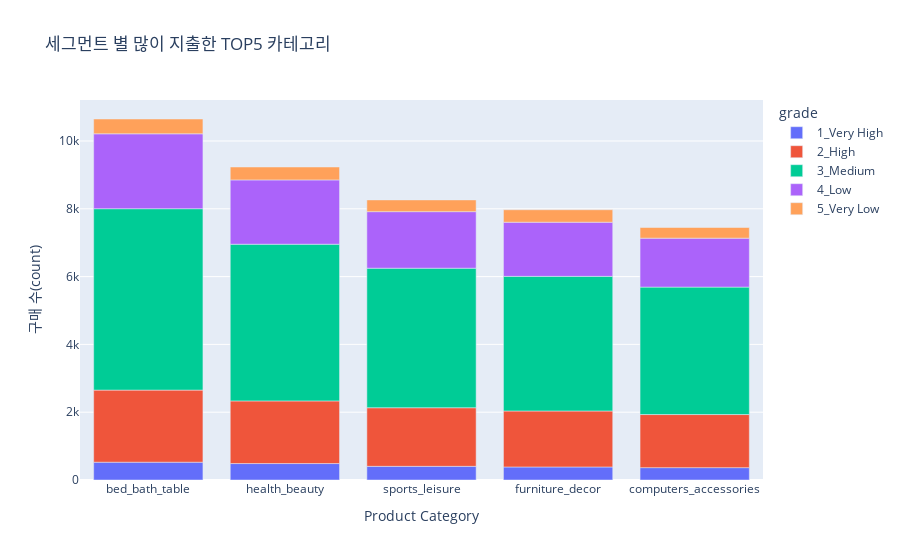

Notebook code for this chart:
### Code cell
fig = px.bar(top5_categories, 
             x='product_category_name', 
             y='Counts', 
             color='grade',
             title='세그먼트 별 많이 지출한 TOP5 카테고리',
             labels={'product_category_name': 'Product Category', 'Counts': '구매 수(count)'})
fig.show()

### Figure 1 — Plotly figure (JSON) as saved in the notebook; plotly's stock layout.template omitted (floating-point values rounded to 4 significant figures)
{"data": [{"alignmentgroup": "True", "hovertemplate": "grade=1_Very High<br>Product Category=%{x}<br>구매 수(count)=%{y}<extra></extra>", "legendgroup": "1_Very High", "marker": {"color": "#636efa", "pattern": {"shape": ""}}, "name": "1_Very High", "offsetgroup": "1_Very High", "orientation": "v", "showlegend": true, "textposition": "auto", "type": "bar", "x": ["bed_bath_table", "health_beauty", "sports_leisure", "furniture_decor", "computers_accessories"], "xaxis": "x", "y": [525, 485, 403, 384, 365], "yaxis": "y"}, {"alignmentgroup": "True", "hovertemplate": "grade=2_High<br>Product Category=%{x}<br>구매 수(count)=%{y}<extra></extra>", "legendgroup": "2_High", "marker": {"color": "#EF553B", "pattern": {"shape": ""}}, "name": "2_High", "offsetgroup": "2_High", "orientation": "v", "showlegend": true, "textposition": "auto", "type": "bar", "x": ["bed_bath_table", "health_beauty", "sports_leisure", "furniture_decor", "computers_accessories"], "xaxis": "x", "y": [2127, 1848, 1729, 1652, 1566], "yaxis": "y"}, {"alignmentgroup": "True", "hovertemplate": "grade=3_Medium<br>Product Category=%{x}<br>구매 수(count)=%{y}<extra></extra>", "legendgroup": "3_Medium", "marker": {"color": "#00cc96", "pattern": {"shape": ""}}, "name": "3_Medium", "offsetgroup": "3_Medium", "orientation": "v", "showlegend": true, "textposition": "auto", "type": "bar", "x": ["bed_bath_table", "health_beauty", "sports_leisure", "furniture_decor", "computers_accessories"], "xaxis": "x", "y": [5351, 4622, 4116, 3971, 3759], "yaxis": "y"}, {"alignmentgroup": "True", "hovertemplate": "grade=4_Low<br>Product Category=%{x}<br>구매 수(count)=%{y}<extra></extra>", "legendgroup": "4_Low", "marker": {"color": "#ab63fa", "pattern": {"shape": ""}}, "name": "4_Low", "offsetgroup": "4_Low", "orientation": "v", "showlegend": true, "textposition": "auto", "type": "bar", "x": ["bed_bath_table", "health_beauty", "sports_leisure", "furniture_decor", "computers_accessories"], "xaxis": "x", "y": [2209, 1897, 1668, 1597, 1444], "yaxis": "y"}, {"alignmentgroup": "True", "hovertemplate": "grade=5_Very Low<br>Product Category=%{x}<br>구매 수(count)=%{y}<extra></extra>", "legendgroup": "5_Very Low", "marker": {"color": "#FFA15A", "pattern": {"shape": ""}}, "name": "5_Very Low", "offsetgroup": "5_Very Low", "orientation": "v", "showlegend": true, "textposition": "auto", "type": "bar", "x": ["bed_bath_table", "health_beauty", "furniture_decor", "sports_leisure", "computers_accessories"], "xaxis": "x", "y": [437, 381, 368, 346, 314], "yaxis": "y"}], "layout": {"barmode": "relative", "legend": {"title": {"text": "grade"}, "tracegroupgap": 0}, "title": {"text": "세그먼트 별 많이 지출한 TOP5 카테고리"}, "xaxis": {"anchor": "y", "domain": [0, 1], "title": {"text": "Product Category"}}, "yaxis": {"anchor": "x", "domain": [0, 1], "title": {"text": "구매 수(count)"}}}}
